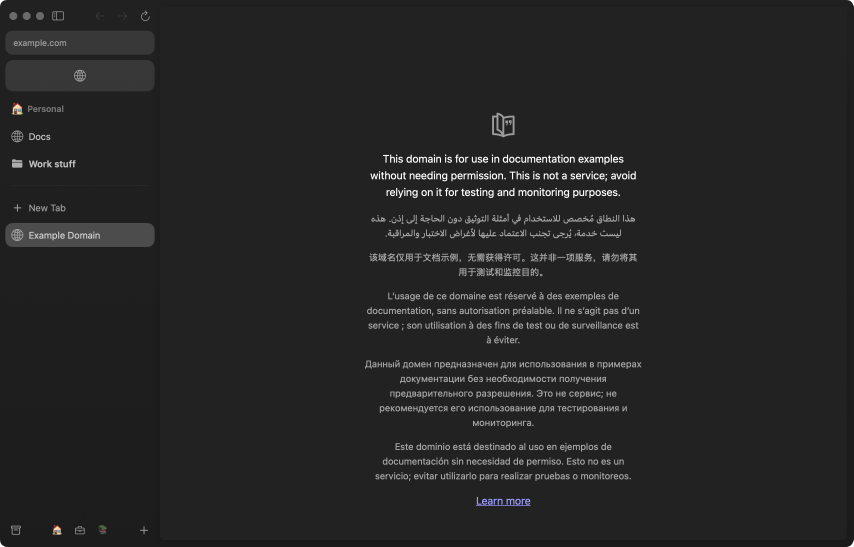
#> input picture review/w9d-mac/rest.png, 2560 x 1640 px, found by its file name (shown at 1/3 size)
$ python fit.py
#> lines starting #> are read from the running program, lines starting #| are printed output that depends on the picture
### review/w9b5-win/scripts/measure.py
# Measure a symbol's ink in a 2x capture: coverage per pixel against the region's background.
import sys, numpy as np
from PIL import Image
def load(path): return np.asarray(Image.open(path).convert('RGB')).astype(float)
#> called with path = 'ref/review/w9d-mac/rest.png'
def coverage(img, x0, y0, x1, y1, bg=None, ink=None):
#> called with x0 = 206, y0 = 1560, x1 = 274, y1 = 1620
    r = img[y0:y1, x0:x1]
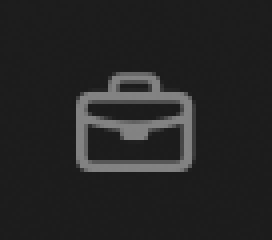
#> r: shape (60, 68, 3) float64 (shown 4 times larger); min 28, max 131, mean 36.8
    if bg is None:
        edge = np.concatenate([r[0], r[-1], r[:,0], r[:,-1]])
#> edge = 256 rows, first 8: [28, 28, 28], [28, 28, 28], [29, 29, 29], [29, 29, 29], [28, 28, 28], [29, 29, 29], [29, 29, 29], [28, 28, 28]
        bg = np.median(edge, axis=0)
#> bg = [28, 28, 28]
    d = np.abs(r - bg).sum(axis=2)
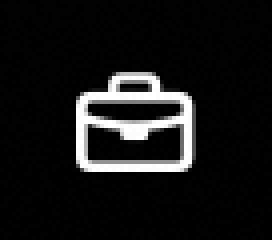
#> d: shape (60, 68) float64 (shown 4 times larger); min 0, max 309, mean 26.4; drawn with min black and max white
    if ink is None:
        iy, ix = np.unravel_index(np.argmax(d), d.shape); ink = r[iy, ix]
#> after `iy, ix = np.unravel_index(np.argmax(d), d.shape)`: iy = 19; ix = 29
#> after `ink = r[iy, ix]`: ink = [131, 131, 131]
    full = np.abs(np.asarray(ink) - bg).sum()
#> full = 309
    return np.clip(d / full, 0, 1), bg, ink
# [13 lines left out: function report, not called in this run]
# [4 lines that do not run on import are left out]

### review/w9b5-win/scripts/fit.py
# Fit Kite's own briefcase (rounded-rect outlines, a curved band, a clasp) to the Mac's 2x coverage.
import numpy as np, json, sys
from measure import load, coverage
SS = 6
def rr_inside(x, y, l, t, r, b, rad):
    rad = max(0.0, min(rad, (r - l) / 2, (b - t) / 2))
    cx = np.clip(x, l + rad, r - rad); cy = np.clip(y, t + rad, b - rad)
    return (x >= l) & (x <= r) & (y >= t) & (y <= b) & ((x - cx) ** 2 + (y - cy) ** 2 <= rad * rad + 1e-9)
def shape(p, x, y):
    L, T, R, B, ro, s = p['L'], p['T'], p['R'], p['B'], p['ro'], p['s']
    body = rr_inside(x, y, L, T, R, B, ro) & ~rr_inside(x, y, L + s, T + s, R - s, B - s, ro - s)
    hl, hr, ht, hs = p['hl'], p['hr'], p['ht'], p['hs']
    handle = rr_inside(x, y, hl, ht, hr, T + 1, p['hr_']) & ~rr_inside(x, y, hl + hs, ht + hs, hr - hs, T + 1 + hs, max(p['hr_'] - hs, 0.1))
    handle &= y <= T + 0.5
    # band: between two parabolas across the inside, touching the walls
    xm = (L + R) / 2; hw = (R - L) / 2
    u = np.clip((x - xm) / hw, -1, 1)
    top = p['bs'] + (p['bm'] - p['bs']) * (1 - u * u)
    band = (y >= top) & (y <= top + p['bw']) & (x >= L) & (x <= R)
    clasp = rr_inside(x, y, p['cl'], p['bm'] , p['cr'], p['cb'], p['crad'])
    clasp_top = rr_inside(x, y, p['cl'], p['bm'] - 1, p['cr'], p['cb'] - 0.5, 0) & (y <= p['cb'])
    return body | handle | band | clasp | (clasp_top & (y >= p['bm']))
def render(p, x0pt, y0pt, w, h, scale=1.0, px=0.5):
    # pixel (i, j) covers [x0pt + i*px, +px) in output points; shape is in 12.5pt units * scale
    o = (np.arange(SS) + 0.5) / SS * px
    xs = (x0pt + np.arange(w)[:, None] * px + o[None, :]).ravel()
    ys = (y0pt + np.arange(h)[:, None] * px + o[None, :]).ravel()
    X, Y = np.meshgrid(xs / scale, ys / scale)
    m = shape(p, X, Y).astype(float)
    return m.reshape(h, SS, w, SS).mean(axis=(1, 3))
P0 = dict(L=-7.5, T=-3.5, R=7.2, B=6.5, ro=1.9, s=1.35, hl=-2.9, hr=3.5, ht=-5.95, hs=1.25, hr_=1.2,
          bs=-0.7, bm=0.1, bw=1.3, cl=-2.0, cr=1.6, cb=2.5, crad=0.5)
def mac_bar():
    img = load('ref/review/w9d-mac/rest.png'); x0, y0, x1, y1 = 206, 1560, 274, 1620
    c, _, _ = coverage(img, x0, y0, x1, y1)
    return c, (x0 - 240) / 2, (y0 - 1590) / 2
def mac_hdr():
    img = load('ref/review/w9b-mac/two-spaces.png'); x0, y0, x1, y1 = 24, 298, 80, 354
    c, _, _ = coverage(img, x0, y0, x1, y1)
    return c, (x0 - 52) / 2, (y0 - 326) / 2
def err(p, target):
    c, x0, y0 = target
#> x0 = -17; y0 = -15
    r = render(p, x0, y0, c.shape[1], c.shape[0])
#> in render, `xs = (x0pt + np.arange(w)[:, None] * px + o[None, :]).ravel()`: xs = 408 values from -16.96 to 16.96
#> in render, `ys = (y0pt + np.arange(h)[:, None] * px + o[None, :]).ravel()`: ys = 360 values from -14.96 to 14.96
#> in rr_inside, `cx = np.clip(x, l + rad, r - rad)`:
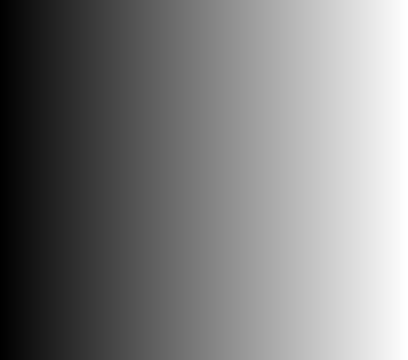
#> x: shape (360, 408) float64; min -16.96, max 16.96, mean -3.1e-18; drawn with min black and max white
#> in rr_inside, `cy = np.clip(y, t + rad, b - rad)`:
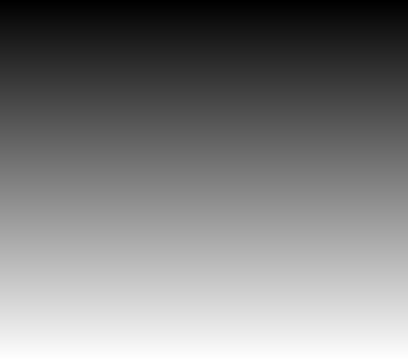
#> y: shape (360, 408) float64; min -14.96, max 14.96, mean -7.93e-16; drawn with min black and max white
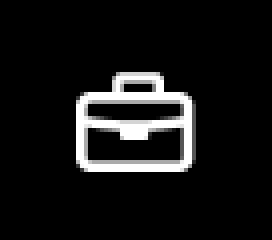
#> r: shape (60, 68) float64 (shown 4 times larger); min 0, max 1, mean 0.0842
    return ((r - c) ** 2).sum(), r
if __name__ == '__main__':
    target = mac_bar()
    p = dict(P0)
    if len(sys.argv) > 1: p.update(json.load(open(sys.argv[1])))
    e, _ = err(p, target)
#> e = 13.46
    step = 0.2
    while step > 0.012:
        improved = True
        while improved:
            improved = False
            for k in p:
                for d in (step, -step):
                    q = dict(p); q[k] += d
                    e2, _ = err(q, target)
                    if e2 < e - 1e-6: p, e, improved = q, e2, True
        step /= 2
        print(f'step {step:.3f} err {e:.3f}', flush=True)
#> this loop made 5 passes
#> step on pass 1: 0.1
#| step 0.100 err 2.856
#| step 0.050 err 1.280
#| step 0.025 err 0.954
#| step 0.013 err 0.771
#| step 0.006 err 0.752
    print(json.dumps({k: round(v, 3) for k, v in p.items()}))
#> (printed output is left out)
    json.dump(p, open('fit.json', 'w'))
